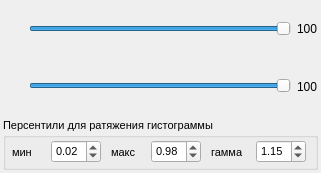
<?xml version="1.0" encoding="UTF-8"?>
<ui version="4.0">
 <class>SlidersOfImageCorrector</class>
 <widget class="QWidget" name="SlidersOfImageCorrector">
  <property name="geometry">
   <rect>
    <x>0</x>
    <y>0</y>
    <width>321</width>
    <height>173</height>
   </rect>
  </property>
  <property name="minimumSize">
   <size>
    <width>321</width>
    <height>173</height>
   </size>
  </property>
  <property name="maximumSize">
   <size>
    <width>321</width>
    <height>193</height>
   </size>
  </property>
  <property name="windowTitle">
   <string>Form</string>
  </property>
  <layout class="QVBoxLayout" name="verticalLayout_2">
   <property name="leftMargin">
    <number>3</number>
   </property>
   <property name="topMargin">
    <number>3</number>
   </property>
   <property name="rightMargin">
    <number>3</number>
   </property>
   <property name="bottomMargin">
    <number>3</number>
   </property>
   <item>
    <layout class="QVBoxLayout" name="verticalLayout">
     <item>
      <layout class="QHBoxLayout" name="horizontalLayout_2">
       <item>
        <widget class="QLabel" name="label_light_text">
         <property name="minimumSize">
          <size>
           <width>20</width>
           <height>20</height>
          </size>
         </property>
         <property name="toolTip">
          <string>&lt;html&gt;&lt;head/&gt;&lt;body&gt;&lt;p&gt;Яркость&lt;/p&gt;&lt;/body&gt;&lt;/html&gt;</string>
         </property>
         <property name="text">
          <string/>
         </property>
         <property name="scaledContents">
          <bool>true</bool>
         </property>
        </widget>
       </item>
       <item>
        <widget class="QSlider" name="slider_light">
         <property name="sizePolicy">
          <sizepolicy hsizetype="Expanding" vsizetype="Preferred">
           <horstretch>0</horstretch>
           <verstretch>0</verstretch>
          </sizepolicy>
         </property>
         <property name="minimumSize">
          <size>
           <width>0</width>
           <height>20</height>
          </size>
         </property>
         <property name="maximumSize">
          <size>
           <width>16777215</width>
           <height>20</height>
          </size>
         </property>
         <property name="maximum">
          <number>100</number>
         </property>
         <property name="value">
          <number>100</number>
         </property>
         <property name="tracking">
          <bool>true</bool>
         </property>
         <property name="orientation">
          <enum>Qt::Horizontal</enum>
         </property>
        </widget>
       </item>
       <item>
        <widget class="QLabel" name="label_light">
         <property name="text">
          <string>100</string>
         </property>
        </widget>
       </item>
      </layout>
     </item>
     <item>
      <layout class="QHBoxLayout" name="horizontalLayout">
       <item>
        <widget class="QLabel" name="label_saturation_text">
         <property name="minimumSize">
          <size>
           <width>20</width>
           <height>20</height>
          </size>
         </property>
         <property name="toolTip">
          <string>&lt;html&gt;&lt;head/&gt;&lt;body&gt;&lt;p&gt;Цветовой баланс&lt;/p&gt;&lt;/body&gt;&lt;/html&gt;</string>
         </property>
         <property name="text">
          <string/>
         </property>
         <property name="scaledContents">
          <bool>true</bool>
         </property>
        </widget>
       </item>
       <item>
        <widget class="QSlider" name="slider_saturation">
         <property name="sizePolicy">
          <sizepolicy hsizetype="Expanding" vsizetype="Preferred">
           <horstretch>0</horstretch>
           <verstretch>0</verstretch>
          </sizepolicy>
         </property>
         <property name="minimumSize">
          <size>
           <width>0</width>
           <height>20</height>
          </size>
         </property>
         <property name="maximumSize">
          <size>
           <width>16777215</width>
           <height>20</height>
          </size>
         </property>
         <property name="minimum">
          <number>0</number>
         </property>
         <property name="maximum">
          <number>100</number>
         </property>
         <property name="value">
          <number>100</number>
         </property>
         <property name="sliderPosition">
          <number>100</number>
         </property>
         <property name="tracking">
          <bool>true</bool>
         </property>
         <property name="orientation">
          <enum>Qt::Horizontal</enum>
         </property>
        </widget>
       </item>
       <item>
        <widget class="QLabel" name="label_saturation">
         <property name="text">
          <string>100</string>
         </property>
        </widget>
       </item>
      </layout>
     </item>
     <item>
      <widget class="QGroupBox" name="groupBox">
       <property name="font">
        <font>
         <pointsize>8</pointsize>
        </font>
       </property>
       <property name="title">
        <string>Персентили для ратяжения гистограммы</string>
       </property>
       <layout class="QHBoxLayout" name="horizontalLayout_3">
        <property name="leftMargin">
         <number>2</number>
        </property>
        <property name="topMargin">
         <number>2</number>
        </property>
        <property name="rightMargin">
         <number>2</number>
        </property>
        <property name="bottomMargin">
         <number>2</number>
        </property>
        <item>
         <widget class="QLabel" name="label">
          <property name="maximumSize">
           <size>
            <width>29</width>
            <height>16777215</height>
           </size>
          </property>
          <property name="baseSize">
           <size>
            <width>2</width>
            <height>0</height>
           </size>
          </property>
          <property name="font">
           <font>
            <pointsize>8</pointsize>
           </font>
          </property>
          <property name="text">
           <string>мин</string>
          </property>
         </widget>
        </item>
        <item>
         <widget class="QDoubleSpinBox" name="spinBox_lowPct">
          <property name="maximumSize">
           <size>
            <width>50</width>
            <height>16777215</height>
           </size>
          </property>
          <property name="singleStep">
           <double>0.010000000000000</double>
          </property>
          <property name="value">
           <double>0.020000000000000</double>
          </property>
         </widget>
        </item>
        <item>
         <widget class="QLabel" name="label_2">
          <property name="maximumSize">
           <size>
            <width>30</width>
            <height>16777215</height>
           </size>
          </property>
          <property name="baseSize">
           <size>
            <width>2</width>
            <height>0</height>
           </size>
          </property>
          <property name="font">
           <font>
            <pointsize>8</pointsize>
           </font>
          </property>
          <property name="text">
           <string>макс</string>
          </property>
         </widget>
        </item>
        <item>
         <widget class="QDoubleSpinBox" name="spinBox_highPct">
          <property name="maximumSize">
           <size>
            <width>50</width>
            <height>16777215</height>
           </size>
          </property>
          <property name="singleStep">
           <double>0.010000000000000</double>
          </property>
          <property name="value">
           <double>0.980000000000000</double>
          </property>
         </widget>
        </item>
        <item>
         <widget class="QLabel" name="label_3">
          <property name="maximumSize">
           <size>
            <width>35</width>
            <height>16777215</height>
           </size>
          </property>
          <property name="font">
           <font>
            <pointsize>8</pointsize>
           </font>
          </property>
          <property name="text">
           <string>гамма</string>
          </property>
         </widget>
        </item>
        <item>
         <widget class="QDoubleSpinBox" name="spinBox_gamma">
          <property name="maximumSize">
           <size>
            <width>50</width>
            <height>16777215</height>
           </size>
          </property>
          <property name="value">
           <double>1.150000000000000</double>
          </property>
         </widget>
        </item>
       </layout>
      </widget>
     </item>
    </layout>
   </item>
  </layout>
 </widget>
 <resources/>
 <connections/>
</ui>
